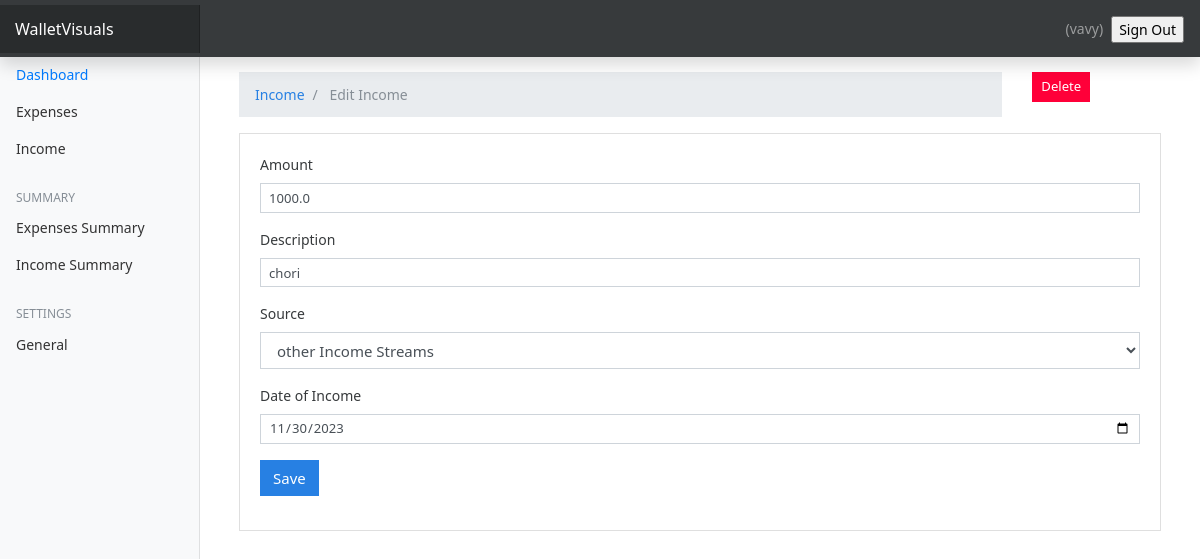
The page /income/edit_income/1 (signed in) on the database its author committed.
### user_income/models.py (models this page shows, shortened)
class UserIncome(models.Model):
    amount = models.FloatField()
    date = models.DateField(default=now)
    description = models.TextField()
    owner = models.ForeignKey(to=User, on_delete=models.CASCADE)
    source = models.CharField(max_length=266)
    class Meta:
        ordering: ['-date']

### user_income/views.py (the view, shortened to what this page needs)
# urls.py: path('edit_income/<int:id>', views.income_edit, name='edit_income'),
@login_required(login_url='login')
def income_edit(request, id):
    income = UserIncome.objects.get(pk=id)
    sources = Source.objects.all()
    context = {
        'income': income,
        'values': income,
        'sources': sources
    }
    if request.method == 'GET':
        return render(request, 'edit_income.html', context)

### templates/edit_income.html (shortened to what this page needs)
{% extends 'base.html' %} {% block content %}
<div class="container mt-4">
  <div class="row">
    <div class="col-md-10">
      <nav aria-label="breadcrumb">
        <ol class="breadcrumb">
          <li class="breadcrumb-item">
            <a href="#">Income</a>
          </li>
          <li class="breadcrumb-item active" aria-current="page">
            Edit Income
          </li>
        </ol>
      </nav>
    </div>
    <div class="col-md-2">
      <a
        href="{% url 'user_income:delete_income' income.id %}"
        class="btn btn-danger btn-sm"
        >Delete</a
      >
    </div>
  </div>
  <div class="card">
    <div class="card-body">
      <form action="{% url 'user_income:edit_income' income.id %}" method="post">
        <div class="form-group">
          <label for="">Amount</label>
          <input
            type="text"
            class="form-control form-control-sm"
            name="amount"
            value="{{values.amount}}"
          />
        </div>
        <div class="form-group">
          <label for="">Description</label>
          <input
            type="text"
            class="form-control form-control-sm"
            name="description"
            value="{{values.description}}"
          />
        </div>
        <div class="form-group">
          <label for="">Source</label>
          <select class="form-control" name="source">
            <option selected name="source" value="{{values.source}}"
              >{{values.source}}</option
            >
          </select>
        </div>
        <div class="form-group">
          <label for="">Date of Income</label>
          <input
            type="date"
            value="{{values.date | date:'Y-m-d' }}"
            class="form-control form-control-sm"
            name="income_date"
          />
        </div>
        <input
          type="submit"
          value="Save"
          class="btn btn-primary btn-primary-sm"
        />
      </form>
    </div>
  </div>
</div>
{% endblock %}

### templates/base.html (shortened to what this page needs)
{% load static %}
<html lang="en">
  <head>
    <link href="{% static 'css/bootstrap.min.css'%}" rel="stylesheet" />
    <link href="{% static 'css/main.css'%}" rel="stylesheet" />
    <link rel="stylesheet" href="https://cdnjs.cloudflare.com/ajax/libs/font-awesome/6.0.0-beta3/css/all.min.css">
    <link href="{% static 'css/dashboard.css' %}" rel="stylesheet" />
  </head>
  <body>
    <nav class="navbar navbar-dark fixed-top bg-dark flex-md-nowrap p-0 shadow">
      <a class="navbar-brand col-sm-3 col-md-2 mr-0" href="#">WalletVisuals</a>
      <ul
        class="navbar-nav px-3"
        style="display: flex; flex-direction: row; align-items: center;">
        <li class="nav-item text-nowrap">
          <span class="nav-link" href="">
            ({{request.user.username}})
          </span>
        </li>
        <li class="nav-item text-nowrap mt-3 ml-2">
          <form action="{% url 'logout' %}" method="POST">
            <input
              class="text text-capitalize"
              type="submit"
              value="Sign out"
            />
          </form>
        </li>
      </ul>
    </nav>
    <div class="container-fluid">
      <div class="row">
        {% include '_sidebar.html' %}
        <main role="main" class="col-md-9 ml-sm-auto col-lg-10 px-4">
          {% block content %} {% endblock %}
        </main>
      </div>
    </div>
  </body>
</html>

### finance_track/static/css/dashboard.css (style rules this page uses)
body { font-size: 0.875rem; }
[role="main"] { padding-top: 133px; }
@media (min-width: 768px) { [role="main"] { padding-top: 48px; } }
.navbar-brand { padding-top: 0.75rem; padding-bottom: 0.75rem; font-size: 1rem; background-color: rgba(0, 0, 0, 0.25); box-shadow: inset -1px 0 0 rgba(0, 0, 0, 0.25); }

### rows shown on the page
UserIncome: amount "1000.0", description "chori", source "other Income Streams", income_date "11/30/2023"

### other values the page prints
{{ request.user.username }} "vavy"
